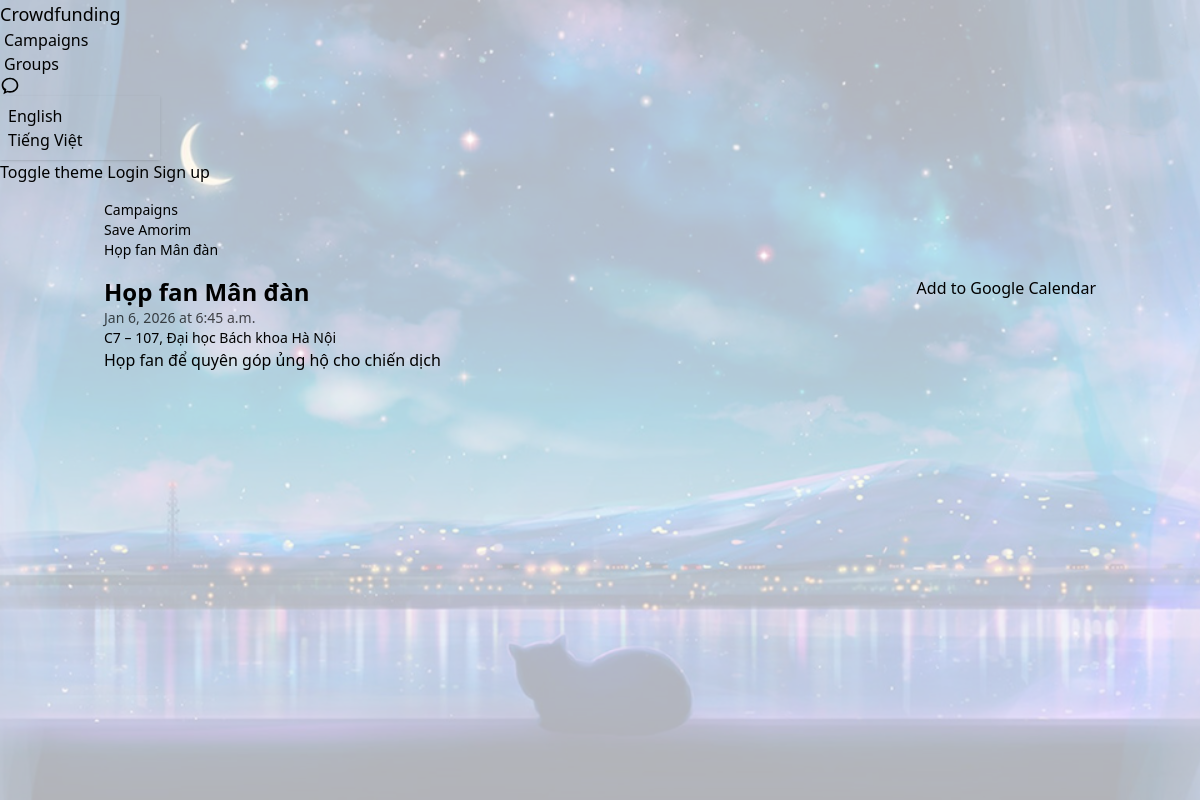
Page /campaigns/6/events/2/ on the committed database.
### campaigns/models.py (models this page shows, shortened)
class Campaign(models.Model):
  created_by = models.ForeignKey(settings.AUTH_USER_MODEL, on_delete=models.CASCADE, related_name="campaigns")
  title = models.CharField(max_length=200)
  donate_qr_image_url = models.URLField(blank=True)
  image_url = models.URLField(blank=True)
  description = models.TextField()
  goal_amount = models.DecimalField(max_digits=18, decimal_places=2)
  end_date = models.DateField()
  categories = models.ManyToManyField(Category, blank=True, related_name="campaigns")
  tags = models.ManyToManyField(Tag, blank=True, related_name="campaigns")
  created_at = models.DateTimeField(auto_now_add=True)
  class Meta:
    ordering = ["-created_at"]

class Event(models.Model):
  campaign = models.ForeignKey(Campaign, on_delete=models.CASCADE, related_name="events")
  title = models.CharField(max_length=200)
  description = models.TextField(blank=True)
  starts_at = models.DateTimeField()
  location = models.CharField(max_length=200, blank=True)
  created_at = models.DateTimeField(auto_now_add=True)
  class Meta:
    ordering = ["starts_at"]

### campaigns/views.py (the view)
# urls.py: path("campaigns/<int:campaign_id>/events/<int:event_id>/", views.event_detail, name="event_detail"),
def event_detail(request: HttpRequest, campaign_id: int, event_id: int) -> HttpResponse:
  campaign = get_object_or_404(Campaign, id=campaign_id)
  event = get_object_or_404(Event, id=event_id, campaign=campaign)
  starts_at = event.starts_at
  if timezone.is_naive(starts_at):
    starts_at = starts_at.replace(tzinfo=dt_timezone.utc)
  starts_utc = starts_at.astimezone(dt_timezone.utc)
  ends_utc = (starts_at + timedelta(hours=1)).astimezone(dt_timezone.utc)
  dates = f"{starts_utc.strftime('%Y%m%dT%H%M%SZ')}/{ends_utc.strftime('%Y%m%dT%H%M%SZ')}"
  params = {
    "action": "TEMPLATE",
    "text": event.title,
    "dates": dates,
    "details": event.description or "",
    "location": event.location or "",
  }
  gcal_url = "https://calendar.google.com/calendar/render?" + urlencode(params)
  context = {
    "campaign": campaign,
    "event": event,
    "gcal_url": gcal_url,
  }
  return render(request, "campaigns/event_detail.html", context)

### user/context_processors.py (called while the page is built, shortened)
def nav_profile(request):
  ui_theme = request.COOKIES.get("ui_theme") or request.session.get("ui_theme") or getattr(settings, "DEFAULT_UI_THEME", "light")
  if not getattr(request, "user", None) or not request.user.is_authenticated:
    return {
      "nav_profile": None,
      "unread_notifications_count": 0,
      "ui_theme": ui_theme,
    }

### campaigns/templates/campaigns/event_detail.html (shortened to what this page needs)
{% extends "base.html" %}
{% load i18n %}
{% block content %}
  <div class="flex flex-col gap-4">
    <div class="breadcrumbs text-sm">
      <ul>
        <li><a href="/">{% trans "Campaigns" %}</a></li>
        <li><a href="{% url 'campaigns:detail' campaign.id %}">{{ campaign.title }}</a></li>
        <li>{{ event.title }}</li>
      </ul>
    </div>
    <div class="card bg-base-100">
      <div class="card-body">
        <div class="flex items-start justify-between gap-4">
          <div>
            <h1 class="text-2xl font-bold">{{ event.title }}</h1>
            <div class="text-sm opacity-70">{{ event.starts_at|date:"M j, Y \a\t P" }}</div>
            {% if event.location %}
              <div class="text-sm">{{ event.location }}</div>
            {% endif %}
          </div>
          <div class="shrink-0">
            <a class="btn btn-outline" href="{{ gcal_url }}" target="_blank" rel="noreferrer">{% trans "Add to Google Calendar" %}</a>
          </div>
        </div>
        {% if event.description %}
          <div class="prose max-w-none">
            {{ event.description|linebreaksbr }}
          </div>
        {% endif %}
      </div>
    </div>
  </div>
{% endblock %}

### rows in the picture
Campaign: title "Save Amorim"
Event: title "Họp fan Mân đàn", starts_at "Jan 6, 2026 at 6:45 a.m.", location "C7 – 107, Đại học Bách khoa Hà Nội", description "Họp fan để quyên góp ủng hộ cho chiến dịch"
